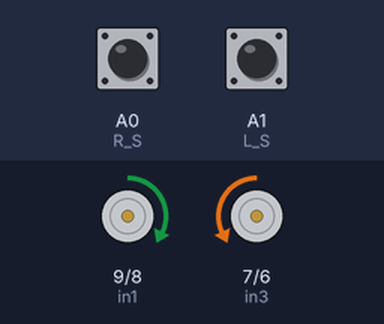
This sketch was run on a simulated Arduino Uno, built with avr-gcc and run on an emulated ATmega328P. Shown: motor-driver pin pairs drawn as motors (green arrow = first pin HIGH = forward, orange = second pin HIGH = backward, longer = more drive, scaled by the enable pin). Inputs (shaded band) come from the test bench; at power-on: A0 (R_S) LOW, A1 (L_S) LOW.

Above: at 3.2 s.
3.3 s: A0 (R_S) driven HIGH
At 4.1 s:
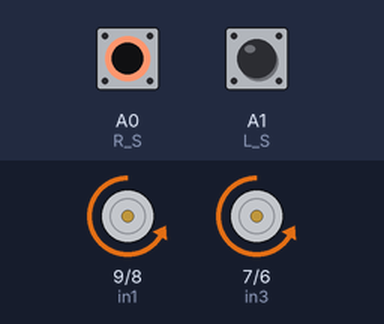
5.3 s: A1 (L_S) driven HIGH
At 6.0 s:
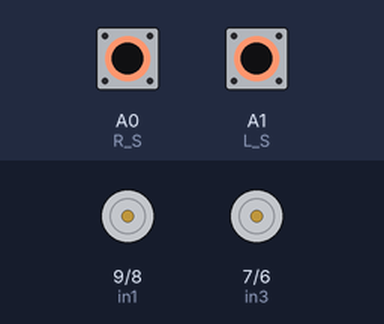
6.8 s: A0 (R_S) driven LOW
At 8.0 s:
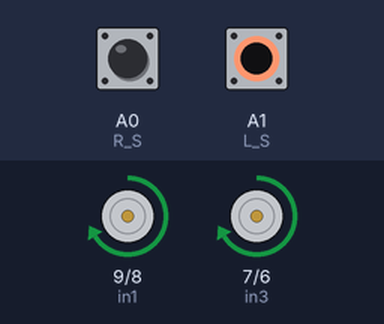
8.8 s: A1 (L_S) driven LOW
10.6 s: A0 (R_S) pulsed HIGH 2 times (0.12 s each, 0.3 s apart)
At 10.76 s:
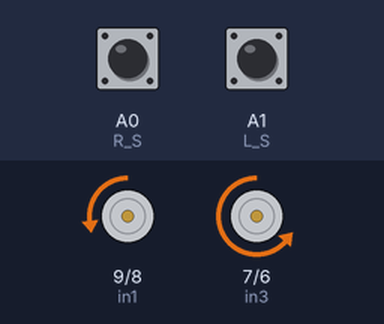
12.7 s: A1 (L_S) pulsed HIGH 5 times (0.12 s each, 0.3 s apart)
At 12.86 s:
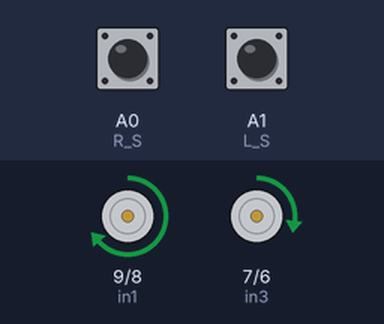
Timing chart, 0 to 15.8 s (numbered marks = the images above; inputs shaded):
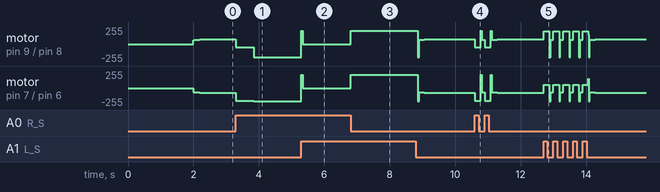

The sketch:

90_Degree_Turn_Logic_on_a_2_IR_Array_LFR.ino
```cpp
// ===================== PINS =====================
#define enA 10   // Enable1 L298 Pin enA  -> RIGHT motors speed
#define in1 9    // Motor1 (RIGHT) forward pin
#define in2 8    // Motor1 (RIGHT) backward pin
#define in3 7    // Motor2 (LEFT)  backward pin
#define in4 6    // Motor2 (LEFT)  forward pin
#define enB 5    // Enable2 L298 Pin enB  -> LEFT motors speed
#define R_S A0   // IR sensor Right
#define L_S A1   // IR sensor Left

// ===================== CONFIG =====================
// Sensor output when it is over the BLACK line (reference sketch uses 1 = black)
#define LINE_LEVEL HIGH

// Both sensors on black: 1 = stop (like the reference sketch), 0 = keep going
#define STOP_ON_BOTH_SENSORS 1

// Set to 1 to print sensor/state info in Serial Monitor (9600 baud) while testing
#define DEBUG 0
const unsigned long DEBUG_PRINT_INTERVAL_MS = 100; // throttle so prints don't flood/slow the loop

// ---------- Speeds (0-255) - tune these ----------
// -- Speed scheduling (#3) --
const int CRUISE_SPEED       = 70;  // steady speed once centered & stable
const int RECOVERY_SPEED     = 60;   // speed right as a turn finishes
const unsigned long ACCEL_RAMP_MS = 250; // ms to ramp RECOVERY_SPEED -> CRUISE_SPEED after re-centering

// -- Turn entry (#2) --
const int SOFT_OUTER_SPEED   = 190;  // outer side during the brief entry kick
const int SOFT_INNER_SPEED   = -50;  // inner side during entry kick: light REVERSE (was 0/braked)
const unsigned long SOFT_TURN_MS   = 10;  // entry-kick duration - just enough to start the yaw
const int PIVOT_START_SPEED  = 110;  // pivot begins here - already strong from the start
const int PIVOT_MAX_SPEED    = 200;  // ...and ramps up to this
const int PIVOT_RAMP_MS_PER_PWM = 6; // +1 PWM every 2ms while pivoting

// -- Anti-overshoot counter-pulse after a pivot --
const int COUNTER_PULSE_SPEED = 200; // reverse-spin strength after a pivot
const int COUNTER_PULSE_MS    = 35;  // 0 = disable counter-pulse

// -- Line-loss hysteresis (#1) --
const unsigned long LOST_GRACE_MS = 60; // keep steering toward last-seen side for up to this long
                                         // when both sensors go white, before accepting "straight"

// ===================== STATE =====================
enum TurnDir { NONE, TURN_LEFT, TURN_RIGHT };

// Active-maneuver state (drives the pivot ramp + counter-pulse)
TurnDir currentTurn = NONE;
unsigned long turnStart = 0;
bool wasPivoting = false;

// line-loss / speed-scheduling bookkeeping
TurnDir lastDir = NONE;              // which side a sensor last actually saw black on
unsigned long lastBlackTime = 0;     // millis() timestamp of that last black reading
unsigned long straightEnteredAt = 0; // millis() we started cruising straight (for the accel ramp)

#if DEBUG
unsigned long lastDebugPrint = 0;
#endif

// ===================== MOTOR CONTROL =====================
// speed: -255..255  (positive = forward, negative = reverse, 0 = active brake)

// RIGHT side: forward = in1 HIGH, in2 LOW
void rightMotors(int speed) {
  speed = constrain(speed, -255, 255);
  if (speed > 0) {
    digitalWrite(in1, HIGH); digitalWrite(in2, LOW);
    analogWrite(enA, speed);
  } else if (speed < 0) {
    digitalWrite(in1, LOW);  digitalWrite(in2, HIGH);
    analogWrite(enA, -speed);
  } else {
    digitalWrite(in1, HIGH); digitalWrite(in2, HIGH);  // brake
    analogWrite(enA, 255);
  }
}

// LEFT side: forward = in3 LOW, in4 HIGH
void leftMotors(int speed) {
  speed = constrain(speed, -255, 255);
  if (speed > 0) {
    digitalWrite(in3, LOW);  digitalWrite(in4, HIGH);
    analogWrite(enB, speed);
  } else if (speed < 0) {
    digitalWrite(in3, HIGH); digitalWrite(in4, LOW);
    analogWrite(enB, -speed);
  } else {
    digitalWrite(in3, HIGH); digitalWrite(in4, HIGH);  // brake
    analogWrite(enB, 255);
  }
}

void drive(int leftSpeed, int rightSpeed) {
  leftMotors(leftSpeed);
  rightMotors(rightSpeed);
}

void stopMotors() {
  // Free stop, exactly like the reference Stop() function
  digitalWrite(in1, LOW); digitalWrite(in2, LOW);
  digitalWrite(in3, LOW); digitalWrite(in4, LOW);
  analogWrite(enA, 0);
  analogWrite(enB, 0);
}

// ===================== SPEED SCHEDULING (#3) =====================
// Ramps from RECOVERY_SPEED up to CRUISE_SPEED over ACCEL_RAMP_MS,
// measured from the moment we most recently finished a turn.
int cruiseSpeedNow() {
  unsigned long dt = millis() - straightEnteredAt;
  if (dt >= ACCEL_RAMP_MS) return CRUISE_SPEED;
  long ramped = RECOVERY_SPEED +
                (long)(CRUISE_SPEED - RECOVERY_SPEED) * (long)dt / (long)ACCEL_RAMP_MS;
  return (int)ramped;
}

// ===================== TURN LOGIC (#2) =====================
void handleTurn(TurnDir dir) {
  if (currentTurn != dir) {     // new turn -> restart the timer
    currentTurn = dir;
    turnStart = millis();
    wasPivoting = false;
  }

  unsigned long t = millis() - turnStart;
  int outer, inner;

  if (t < SOFT_TURN_MS) {
    // Stage 1: brief entry kick - outer fast, inner light reverse
    // (starts the yaw immediately instead of coasting straight)
    outer = SOFT_OUTER_SPEED;
    inner = SOFT_INNER_SPEED;
  } else {
    // Stage 2: pivot, power ramping up from an already-strong start
    wasPivoting = true;
    int p = PIVOT_START_SPEED + (int)((t - SOFT_TURN_MS) / PIVOT_RAMP_MS_PER_PWM);
    p = constrain(p, 0, PIVOT_MAX_SPEED);
    outer = p;
    inner = -p;
  }

  if (dir == TURN_LEFT) drive(inner, outer);   // left sensor on line  -> turn left
  else                  drive(outer, inner);   // right sensor on line -> turn right
}

// Brief reverse pulse after a pivot to cancel rotation momentum
void finishTurn() {
  if (wasPivoting && COUNTER_PULSE_MS > 0) {
    if (currentTurn == TURN_LEFT)  drive(COUNTER_PULSE_SPEED, -COUNTER_PULSE_SPEED);
    else                           drive(-COUNTER_PULSE_SPEED, COUNTER_PULSE_SPEED);
    delay(COUNTER_PULSE_MS);
  }
  currentTurn = NONE;
  wasPivoting = false;
}

// ===================== SETUP / LOOP =====================
void setup() {
  pinMode(R_S, INPUT);
  pinMode(L_S, INPUT);

  pinMode(enA, OUTPUT);
  pinMode(in1, OUTPUT);
  pinMode(in2, OUTPUT);
  pinMode(in3, OUTPUT);
  pinMode(in4, OUTPUT);
  pinMode(enB, OUTPUT);

#if DEBUG
  Serial.begin(9600);
#endif

  stopMotors();
  delay(2000);   // time to place the robot on the track
  straightEnteredAt = millis(); // start the accel ramp from a gentle launch
}

void loop() {
  bool L = (digitalRead(L_S) == LINE_LEVEL);   // true = left sensor on black
  bool R = (digitalRead(R_S) == LINE_LEVEL);   // true = right sensor on black
  unsigned long now = millis();

#if DEBUG
  char stateChar = 'S';
#endif

  if (L && R) {
    // Both on black: finish line / intersection
    if (currentTurn != NONE) finishTurn();
    lastDir = NONE;
    straightEnteredAt = now;
#if STOP_ON_BOTH_SENSORS
    stopMotors();
#else
    { int s = cruiseSpeedNow(); drive(s, s); }
#endif
#if DEBUG
    stateChar = 'X'; // both black
#endif
  }
  else if (L || R) {
    // One sensor sees the line -> actively turning
    TurnDir dir = L ? TURN_LEFT : TURN_RIGHT;
    lastDir = dir;
    lastBlackTime = now;
    handleTurn(dir);
#if DEBUG
    stateChar = (dir == TURN_LEFT) ? 'L' : 'R';
#endif
  }
  else {
    // Both white: either genuinely centered, or mid-turn with a brief gap
    if (lastDir != NONE && (now - lastBlackTime) <= LOST_GRACE_MS) {
      // Grace window: keep steering toward the last-seen side.
      // handleTurn() sees currentTurn == lastDir already, so this
      // simply continues the same ramp rather than restarting it.
      handleTurn(lastDir);
#if DEBUG
      stateChar = 'g'; // grace hold
#endif
    } else {
      // Genuinely straight: finish any pending turn (counter-pulse once),
      // start the speed-scheduling ramp, and cruise.
      if (currentTurn != NONE) {
        finishTurn();
        straightEnteredAt = now;
      }
      lastDir = NONE;
      int s = cruiseSpeedNow();
      drive(s, s);
#if DEBUG
      stateChar = 'S';
#endif
    }
  }

#if DEBUG
  if (now - lastDebugPrint >= DEBUG_PRINT_INTERVAL_MS) {
    lastDebugPrint = now;
    Serial.print("L:"); Serial.print(L);
    Serial.print(" R:"); Serial.print(R);
    Serial.print(" state:"); Serial.print(stateChar);
    Serial.print(" spd:"); Serial.println(cruiseSpeedNow());
  }
#endif
}
```

Measured:
- after the input at 3.3 s, motor on pin 9 (in1) / pin 8 (in2): forward 70/255 → backward 50/255 at once, → backward 200/255 0.55 s later; motor on pin 7 (in3) / pin 6 (in4): backward 70/255 → backward 190/255 at once, → backward 200/255 0.55 s later
- after the input at 5.3 s, motor on pin 9 (in1) / pin 8 (in2), motor on pin 7 (in3) / pin 6 (in4): backward 200/255 → stopped at once
- after the input at 6.8 s, motor on pin 9 (in1) / pin 8 (in2), motor on pin 7 (in3) / pin 6 (in4): stopped → forward 200/255 at once
